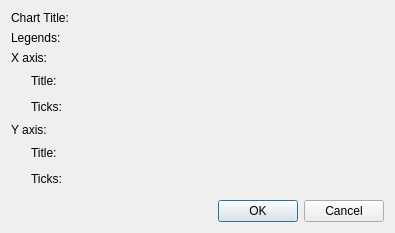
<?xml version="1.0" encoding="UTF-8"?>
<ui version="4.0">
 <class>Graph2dScatteredWindowFontSettingDialog</class>
 <widget class="QDialog" name="Graph2dScatteredWindowFontSettingDialog">
  <property name="geometry">
   <rect>
    <x>0</x>
    <y>0</y>
    <width>395</width>
    <height>233</height>
   </rect>
  </property>
  <property name="windowTitle">
   <string>Font Setting</string>
  </property>
  <layout class="QVBoxLayout" name="verticalLayout">
   <item>
    <layout class="QGridLayout" name="gridLayout" columnstretch="0,1">
     <item row="0" column="0">
      <widget class="QLabel" name="chartTitleLabel">
       <property name="text">
        <string>Chart Title:</string>
       </property>
      </widget>
     </item>
     <item row="0" column="1">
      <widget class="QFontEditWidget" name="chartTitleWidget" native="true"/>
     </item>
     <item row="1" column="0">
      <widget class="QLabel" name="legendLabel">
       <property name="text">
        <string>Legends:</string>
       </property>
      </widget>
     </item>
     <item row="1" column="1">
      <widget class="QFontEditWidget" name="legendWidget" native="true"/>
     </item>
     <item row="2" column="0">
      <widget class="QLabel" name="xAxisLabel">
       <property name="text">
        <string>X axis:</string>
       </property>
      </widget>
     </item>
     <item row="3" column="0">
      <layout class="QHBoxLayout" name="horizontalLayout">
       <item>
        <spacer name="horizontalSpacer">
         <property name="orientation">
          <enum>Qt::Horizontal</enum>
         </property>
         <property name="sizeType">
          <enum>QSizePolicy::Fixed</enum>
         </property>
         <property name="sizeHint" stdset="0">
          <size>
           <width>20</width>
           <height>20</height>
          </size>
         </property>
        </spacer>
       </item>
       <item>
        <widget class="QLabel" name="xAxisTitleLabel">
         <property name="text">
          <string>Title:</string>
         </property>
        </widget>
       </item>
      </layout>
     </item>
     <item row="3" column="1">
      <widget class="QFontEditWidget" name="xAxisTitleWidget" native="true"/>
     </item>
     <item row="4" column="0">
      <layout class="QHBoxLayout" name="horizontalLayout_2">
       <item>
        <spacer name="horizontalSpacer_2">
         <property name="orientation">
          <enum>Qt::Horizontal</enum>
         </property>
         <property name="sizeType">
          <enum>QSizePolicy::Fixed</enum>
         </property>
         <property name="sizeHint" stdset="0">
          <size>
           <width>20</width>
           <height>20</height>
          </size>
         </property>
        </spacer>
       </item>
       <item>
        <widget class="QLabel" name="xAxisTickLabel">
         <property name="text">
          <string>Ticks:</string>
         </property>
        </widget>
       </item>
      </layout>
     </item>
     <item row="4" column="1">
      <widget class="QFontEditWidget" name="xAxisTickWidget" native="true"/>
     </item>
     <item row="5" column="0">
      <widget class="QLabel" name="yAxisLabel">
       <property name="text">
        <string>Y axis:</string>
       </property>
      </widget>
     </item>
     <item row="6" column="0">
      <layout class="QHBoxLayout" name="horizontalLayout_3">
       <item>
        <spacer name="horizontalSpacer_3">
         <property name="orientation">
          <enum>Qt::Horizontal</enum>
         </property>
         <property name="sizeType">
          <enum>QSizePolicy::Fixed</enum>
         </property>
         <property name="sizeHint" stdset="0">
          <size>
           <width>20</width>
           <height>20</height>
          </size>
         </property>
        </spacer>
       </item>
       <item>
        <widget class="QLabel" name="yAxisTitleLabel">
         <property name="text">
          <string>Title:</string>
         </property>
        </widget>
       </item>
      </layout>
     </item>
     <item row="6" column="1">
      <widget class="QFontEditWidget" name="yAxisTitleWidget" native="true"/>
     </item>
     <item row="7" column="0">
      <layout class="QHBoxLayout" name="horizontalLayout_4">
       <item>
        <spacer name="horizontalSpacer_4">
         <property name="orientation">
          <enum>Qt::Horizontal</enum>
         </property>
         <property name="sizeType">
          <enum>QSizePolicy::Fixed</enum>
         </property>
         <property name="sizeHint" stdset="0">
          <size>
           <width>20</width>
           <height>20</height>
          </size>
         </property>
        </spacer>
       </item>
       <item>
        <widget class="QLabel" name="yAxisTickLabel">
         <property name="text">
          <string>Ticks:</string>
         </property>
        </widget>
       </item>
      </layout>
     </item>
     <item row="7" column="1">
      <widget class="QFontEditWidget" name="yAxisTickWidget" native="true"/>
     </item>
    </layout>
   </item>
   <item>
    <spacer name="verticalSpacer">
     <property name="orientation">
      <enum>Qt::Vertical</enum>
     </property>
     <property name="sizeHint" stdset="0">
      <size>
       <width>20</width>
       <height>0</height>
      </size>
     </property>
    </spacer>
   </item>
   <item>
    <widget class="QDialogButtonBox" name="buttonBox">
     <property name="orientation">
      <enum>Qt::Horizontal</enum>
     </property>
     <property name="standardButtons">
      <set>QDialogButtonBox::Cancel|QDialogButtonBox::Ok</set>
     </property>
    </widget>
   </item>
  </layout>
 </widget>
 <customwidgets>
  <customwidget>
   <class>QFontEditWidget</class>
   <extends>QWidget</extends>
   <header>misc/qfonteditwidget.h</header>
   <container>1</container>
  </customwidget>
 </customwidgets>
 <resources/>
 <connections>
  <connection>
   <sender>buttonBox</sender>
   <signal>accepted()</signal>
   <receiver>Graph2dScatteredWindowFontSettingDialog</receiver>
   <slot>accept()</slot>
   <hints>
    <hint type="sourcelabel">
     <x>248</x>
     <y>254</y>
    </hint>
    <hint type="destinationlabel">
     <x>157</x>
     <y>274</y>
    </hint>
   </hints>
  </connection>
  <connection>
   <sender>buttonBox</sender>
   <signal>rejected()</signal>
   <receiver>Graph2dScatteredWindowFontSettingDialog</receiver>
   <slot>reject()</slot>
   <hints>
    <hint type="sourcelabel">
     <x>316</x>
     <y>260</y>
    </hint>
    <hint type="destinationlabel">
     <x>286</x>
     <y>274</y>
    </hint>
   </hints>
  </connection>
 </connections>
</ui>
